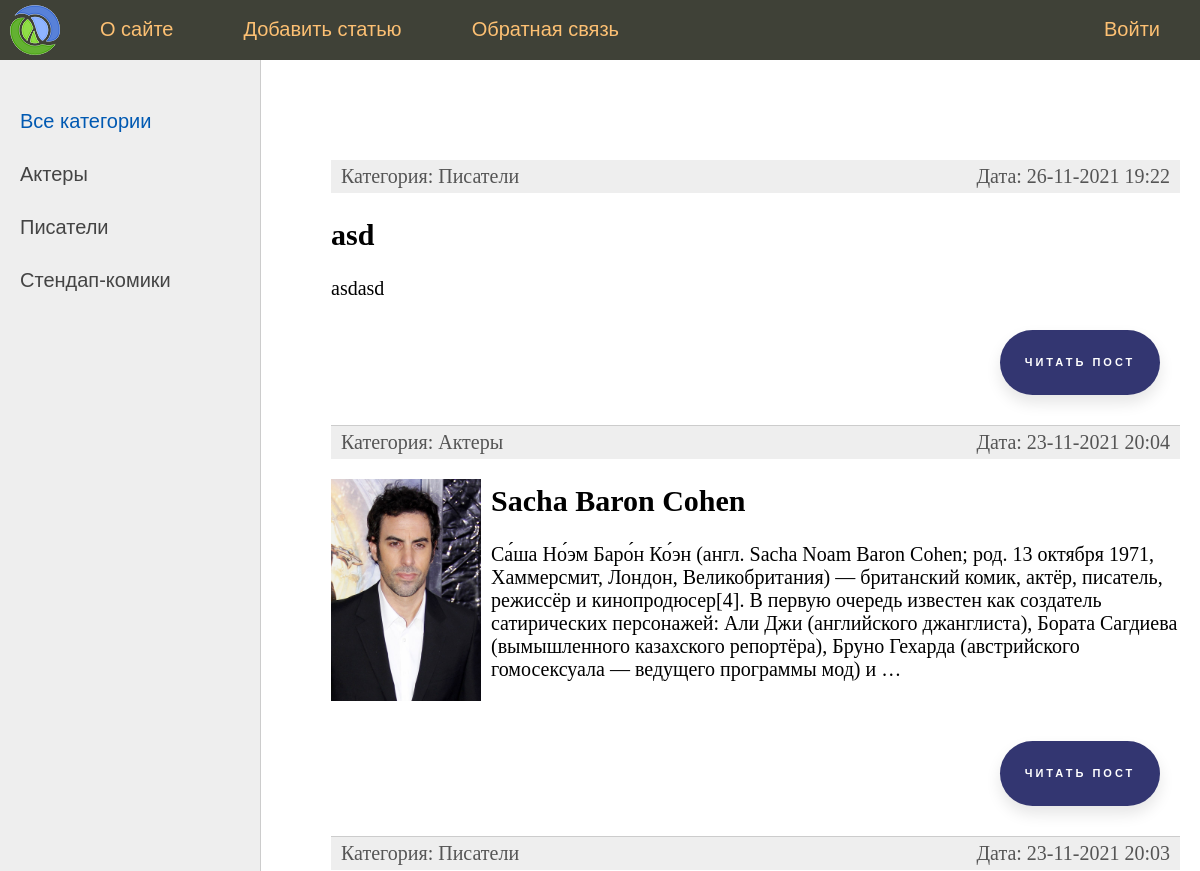
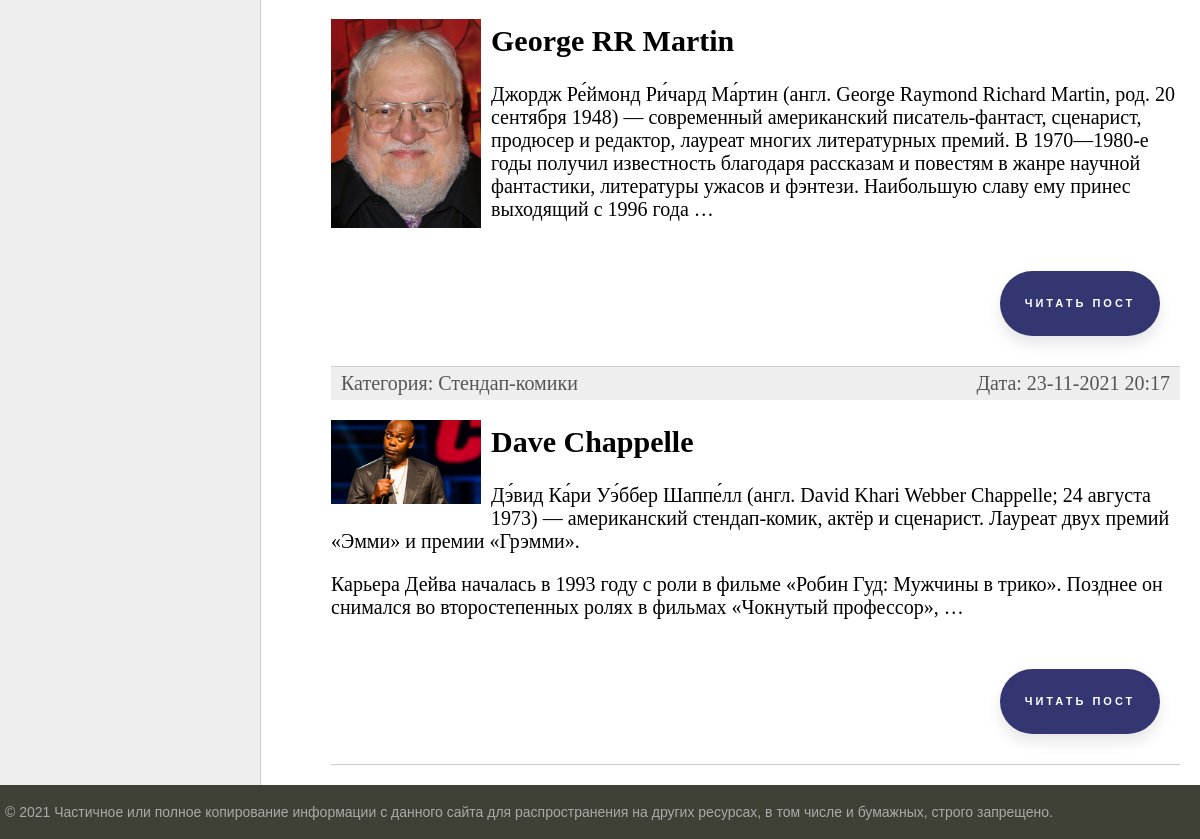
Before: / with the older database file (2 pictures, top to bottom).
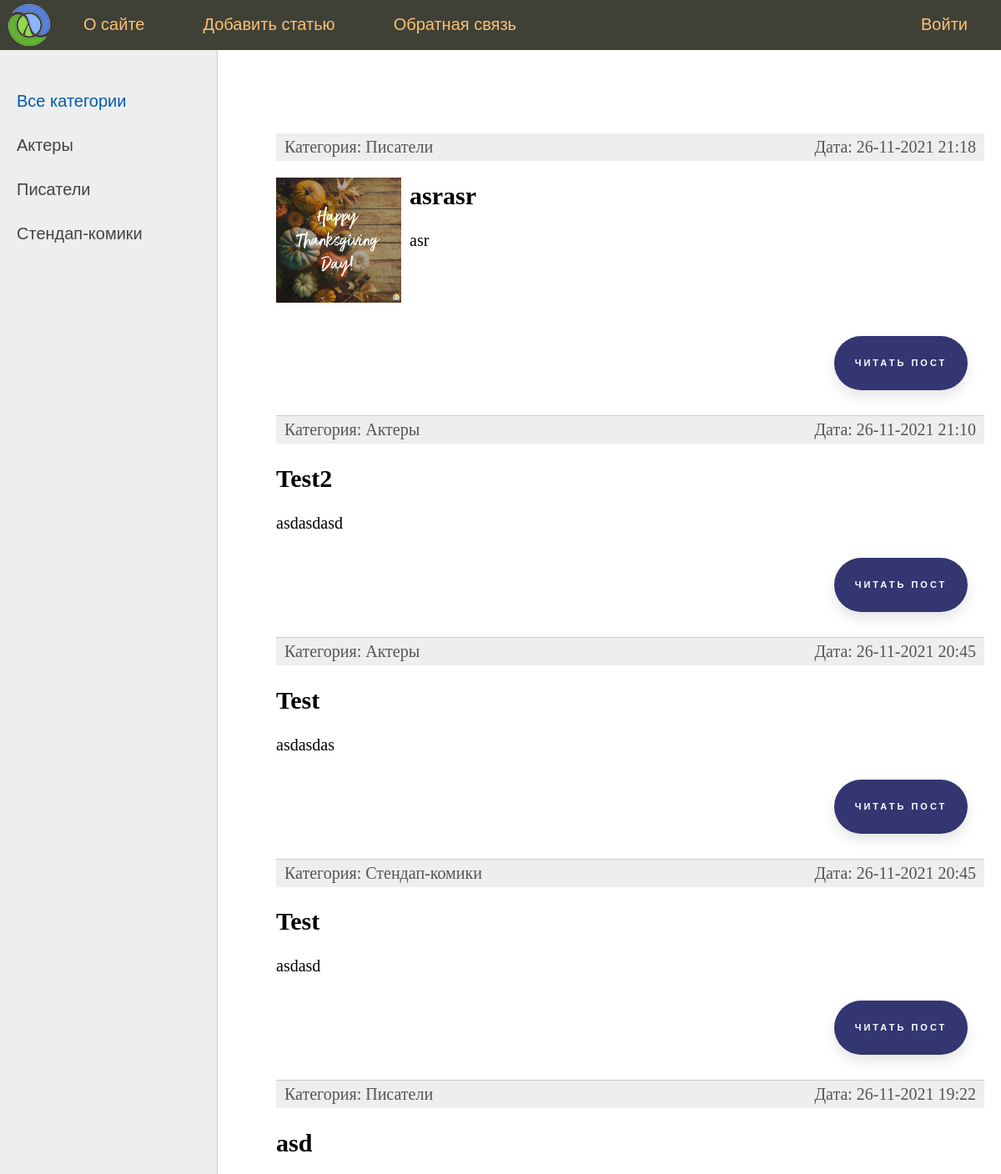
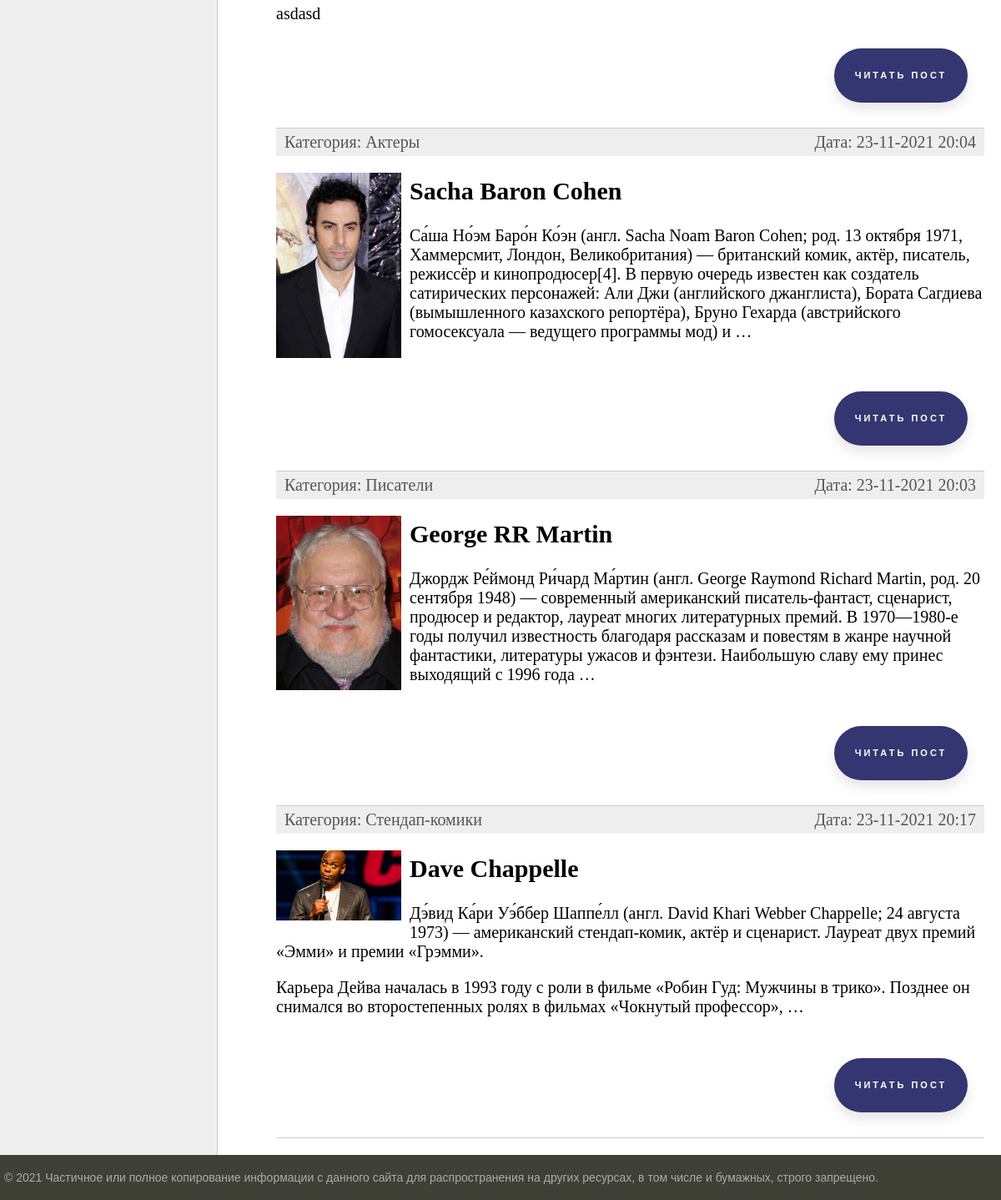
After: the same page with the newer database file (2 pictures, top to bottom).
### stars/models.py (models this page shows, shortened)
class Category(models.Model):
    name = models.CharField(max_length=100, db_index=True, verbose_name='Название категории')
    slug = models.SlugField(max_length=255, unique=True, db_index=True, verbose_name='CAT_URL')
    def __str__(self):
        return self.name
    def get_absolute_url(self):
        return reverse('category', kwargs={'cat_id': self.pk})
    class Meta:
        verbose_name_plural = "Категории"
        verbose_name = "Категория"
        ordering = ['id']

class Celebrities(models.Model):
    title = models.CharField(max_length=255, verbose_name='Заголовок')
    slug = models.SlugField(max_length=255, unique=True, db_index=True, verbose_name='URL')
    text = models.TextField(blank=True, verbose_name='Текст статьи')
    photo = models.ImageField(upload_to="photos/%Y/%m/%d", null=True, verbose_name='Фото')
    time_create = models.DateTimeField(auto_now_add=True, verbose_name='Время создания')
    time_update = models.DateTimeField(auto_now=True, verbose_name='Время обновления')
    is_published = models.BooleanField(default=True, verbose_name='Опубликовано')
    cat = models.ForeignKey('Category', on_delete=models.PROTECT, verbose_name='Категория')
    def get_absolute_url(self):
        return reverse('show_post_page', kwargs={'post_slug': self.slug})
    class Meta:
        verbose_name_plural = "Знаменитости"
        verbose_name = "Знаменитость"
        ordering = ['-time_create']

### stars/views.py (the view)
# urls.py: path('', index, name='home'),
def index(request):
    posts = Celebrities.objects.all()  # получаем все записи с бд, модель Celebrity
    context = {
        'menu': menu,
        'title': 'Домашнаяя страница',
        'posts': posts,
        'cat_selected': 0,
    }
    return render(request, 'stars/index.html', context=context)

### stars/templatetags/stars_tags.py (called while the page is built)
@register.simple_tag()
def get_categories():
    return Category.objects.all()

### stars/templates/stars/index.html (shortened to what this page needs)
{% extends 'stars/base.html' %}
{% block content %}
    <ul class="list-articles">
        {% for p in posts %}
            <li>
                <div class="article-panel">
                    <p class="first">Категория: {{ p.cat }}</p>
                    <p class="last">Дата: {{ p.time_update|date:"d-m-Y H:i" }}</p>
                </div>
                {% if p.photo %}
                    <p><img class="img-article-left thumb" src="{{ p.photo.url }}" alt="Img"></p>
                {% endif %}
                <h2>{{ p.title }}</h2>
                {% autoescape on %}
                    {{ p.text|linebreaks|truncatewords:50 }}
                {% endautoescape %}
                <p class="link-read-post"><a href="{{ p.get_absolute_url }}" class="floating-button">Читать пост</a></p>
            </li>
        {% endfor %}
    </ul>
{% endblock %}

### stars/templates/stars/base.html (shortened to what this page needs)
{% load static %}
{% load stars_tags %}
<!DOCTYPE html>
<html lang="RU">
<head>
    <link type="text/css" href="{% static 'stars/css/styles.css' %}" rel="stylesheet"/>
</head>
<body>
<table class="table-page" border=0 cellpadding="0" cellspacing="0">
    <tr>
        <td valign=top>
            {% block mainmenu %}
                <div class="header">
                    <ul id="mainmenu" class="mainmenu">
                        <li class="logo"><a href="{% url 'home' %}">
                            <div class="logo"></div>
                        </a></li>
                        {% for m in menu %}
                            {% if not forloop.last %}
                                <li><a href="{% url m.url_name %}">{{ m.title }}</a></li>
                            {% else %}
                                <li class="last"><a href="{% url m.url_name %}">{{ m.title }}</a></li>
                            {% endif %}
                        {% endfor %}
                    </ul>
                </div>
            {% endblock mainmenu %}
            <table class="table-content" border=0 cellpadding="0" cellspacing="0">
                <tr>
                    <td valign="top" class="left-chapters">
                        <ul id="leftchapters">
                            {% if cat_selected == 0 %}
                                <li class="selected">Все категории</li>
                            {% else %}
                                <li><a href="{% url 'home' %}">Все категории</a></li>
                            {% endif %}
                            {% get_categories as categories %}
                            {% for c in categories %}
                                {% if c.pk == cat_selected %}
                                    <li class="selected">{{ c.name }}</li>
                                {% else %}
                                    <li><a href="{{ c.get_absolute_url }}">{{ c.name }}</a></li>
                                {% endif %}
                            {% endfor %}
                        </ul>
                    </td>
                    <td valign="top" class="content">
                        <div class="content-text">
                            {% block content %}
                            {% endblock %}
                        </div>
                    </td>
                </tr>
            </table>
        </td>
    </tr>
    <tr>
        <td valign=top>
            <div id="footer">
                <p>&copy; 2021 Частичное или полное копирование информации с данного сайта для распространения на других
                    ресурсах, в том числе и бумажных, строго запрещено.</p>
            </div>
        </td>
    </tr>
</table>
</body>
</html>

### stars/static/stars/css/styles.css (style rules this page uses)
html, body { font-family: 'Arial'; margin: 0; padding: 0; height: 100%; width: 100%; color: #444; }
a { color: #0059b2; text-decoration: none; }
img { max-width: 600px; height: auto; }
img.img-article-left { max-width: 300px; height: auto; float: left; padding: 0 10px 10px 0; }
img.img-article-left.thumb { max-width: 150px; height: auto; }
p.link-read-post { text-align: right; }
p.link-read-post a { padding: 10px; min-width: 100px; background: #333671; color: #fff; text-decoration: none; }
div.article-panel { background: #eee; padding: 5px 10px 5px 10px; box-sizing: border-box; overflow: hidden; color: #555; }
div.article-panel p.first { margin: 0; float: left; }
div.article-panel p.last { margin: 0; float: right; }
ul.list-articles { list-style: none; margin: 0; padding: 0; }
ul.list-articles li { border-bottom: 1px solid #ccc; }
.table-page { width: 100%; height: 100%; vertical-align: top; }
.table-page tr { height: 100%; }
.header { background: #3F4137; height: 60px; }
.logo { background: url('../images/logo.png') no-repeat 10px 5px; width: 70px; height: 60px; }
ul.mainmenu { list-style: none; margin: 0; padding: 0; height: 60px; color: #fdc073; font-size: 20px; overflow: hidden; }
ul.mainmenu li { float: left; margin: 18px 40px 0 30px; }
ul.mainmenu li.logo { margin: 0; }
ul.mainmenu li.last { float: right; }
ul.mainmenu li a { color: #fdc073; text-decoration: none; }
.table-content { width: 100%; min-height: 100%; height: 100%; }
.left-chapters { margin: 0; background: #eee; border-right: 1px solid #ccc; min-height: 100%; }
.left-chapters ul { width: 230px; min-height: 100%; margin: 0; padding: 20px 10px 10px 20px; list-style: none; font-size: 20px; }
.left-chapters ul li { margin: 30px 0 0 0; color: #999; }
.left-chapters ul li.selected { color: #0059b2; }
.left-chapters ul li a { color: #444; text-decoration: none; }
.content { padding: 40px 20px 20px 40px; width: 100%; box-sizing: border-box; }
.content-text { margin: 60px 0 0 30px; color: #000; font-size: 20px; font-family: Yandex Sans Display Light; }
#footer { box-sizing: border-box; background: #3F4137; padding: 5px; color: #aaa; font-size: 14px; font-family: Verdana, Geneva, Arial, Helvetica; text-align: left; overflow: hidden; }
.floating-button { text-decoration: none; display: inline-block; width: 140px; height: 45px; line-height: 45px; border-radius: 45px; margin: 10px 20px; font-family: 'Montserrat', sans-serif; font-size: 11px; text-transform: uppercase; text-align: center; letter-spacing: 3px; font-weight: 600; color: #524f4e; background: white; box-shadow: 0 8px 15px rgba(0, 0, 0, .1); transition: .3s; }

Changed rows visible on the page:
added Celebrities: cat "Писатели", time_update "26-11-2021 21:18", photo (picture), title "asrasr", text "asr"
added Celebrities: cat "Актеры", time_update "26-11-2021 21:10", title "Test2", text "asdasdasd"
added Celebrities: cat "Актеры", time_update "26-11-2021 20:45", title "Test", text "asdasdas"
added Celebrities: cat "Стендап-комики", time_update "26-11-2021 20:45", title "Test", text "asdasd"
